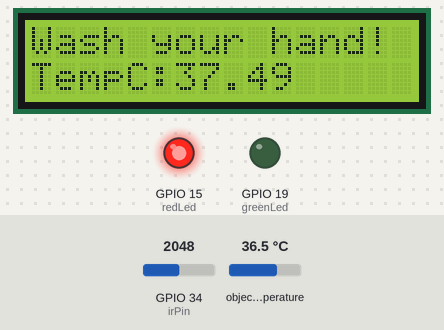
The sketch below on a simulated ESP32. Parts: 16×2 character LCD, output pins drawn as LEDs (lit = HIGH). The test bench sets the inputs (shaded band); at power-on: object temperature 36.5 °C, GPIO 34 (irPin) = 2048. WiFi joins after 1.5 s; servers stay silent unless stated; what the sketch prints to the serial monitor is not drawn.

Above: at 3.1 s.
3.2 s: object temperature set to 20 °C
At 3.7 s:
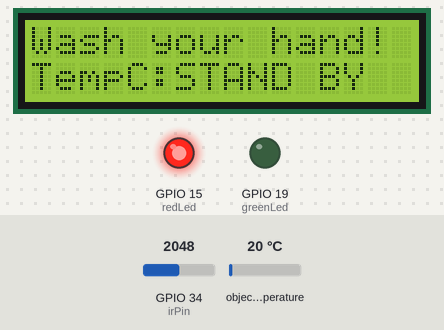
6.2 s: GPIO 34 (irPin) set to 1069
9.2 s: GPIO 34 (irPin) set to 947
10.7 s: object temperature set to 36.1 °C
At 12.2 s:
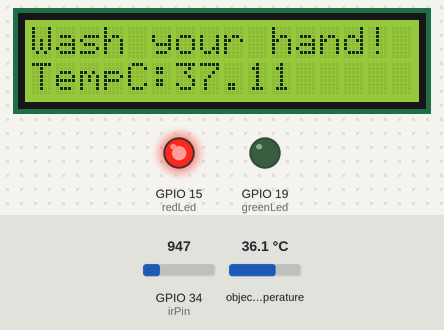
13.7 s: object temperature set to 36.9 °C
At 14.6 s:
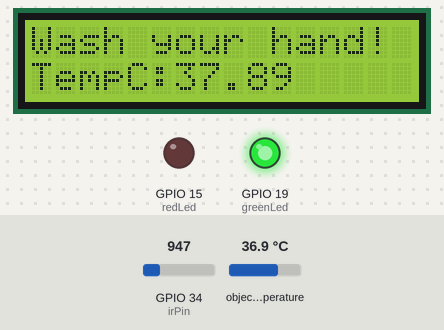
15.2 s: GPIO 34 (irPin) set to 4040
At 15.8 s:
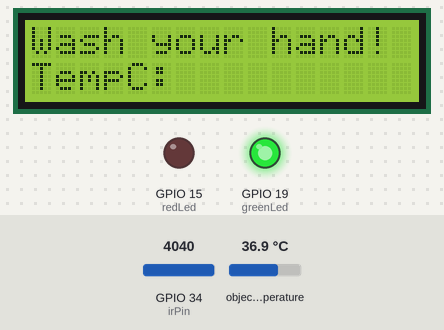
Timing chart, 0 to 17.7 s (numbered marks = the images above; inputs shaded):
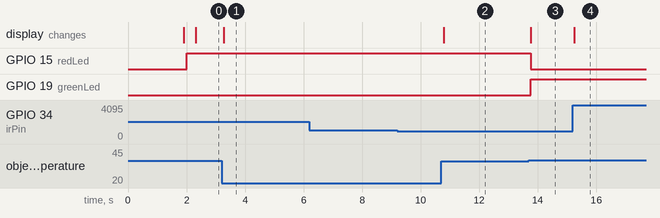

The sketch:

Dispenser.ino
```cpp
// Fill-in information from your Blynk Template here
#define BLYNK_TEMPLATE_ID "TMPL42N-irNO"
#define BLYNK_DEVICE_NAME "ESLproject"

#define BLYNK_FIRMWARE_VERSION        "0.1.0"

#define BLYNK_PRINT Serial
//#define BLYNK_DEBUG

#define APP_DEBUG

// Uncomment your board, or configure a custom board in Settings.h
//#define USE_WROVER_BOARD
//#define USE_TTGO_T7

#include "BlynkEdgent.h"

#include <Wire.h>
#include <Adafruit_MLX90614.h>
Adafruit_MLX90614 mlx = Adafruit_MLX90614();

#include <LiquidCrystal_I2C.h>
LiquidCrystal_I2C lcd(0x27, 16, 2);

#define irPin 34
#define redLed 15
#define greenLed 19
int ir_val=0;
float temp_value = 0;
boolean temp_check = false;

BLYNK_CONNECTED() {
  Blynk.syncAll();
}

void setup()
{
  pinMode(irPin,INPUT);
  pinMode(redLed, OUTPUT);
  pinMode(greenLed, OUTPUT);
  Serial.begin(115200);
  mlx.begin();
  delay(100);

  BlynkEdgent.begin();

  lcd.begin();
  //lcd.noBacklight();   // ปิด backlight
  lcd.backlight();       // เปิด backlight
}

void loop() {
  BlynkEdgent.run();
  sendSensor();
  i2c_display();
  ir_sensor();
  temp_compare();
}

float temp_avg(){
  float temp_in = 0;
  for(int i =0;i<10;i++){
    temp_in += mlx.readObjectTempC();
  }
  return (temp_in / 10.0)+1;
}

void sendSensor(){
  Serial.println("***DEBUG TEMP***");
  Serial.print("Temperature : ");
  Serial.print(mlx.readObjectTempC());
  Serial.println(" Celsius");

  Serial.print("Temperature : ");
  Serial.print(mlx.readObjectTempF());
  Serial.println(" Fahrenheit");

  Serial.print("TemperatureConvert : ");
  Serial.print(((mlx.readObjectTempF())-32)/1.8);
  Serial.println(" Celsius");

  Serial.println();

  if(ir_val == 1){
    temp_value = temp_avg();
    if(temp_value > 33){
      temp_check = true;
      Blynk.virtualWrite(V5, temp_value);
    }
  }
  else{
    Blynk.virtualWrite(V5, 0);
  }
}

void i2c_display(){

  lcd.home();
  lcd.print("Wash your hand!");
  lcd.setCursor(0, 1);
  lcd.print("TempC:           ");
  lcd.setCursor(6, 1);
  if(temp_check){
    lcd.print(temp_value);
    temp_check = false;
  }
  else if(ir_val==1 && !temp_check){
    lcd.setCursor(6, 1);
    lcd.print("STAND BY        ");
  }
}


void ir_sensor(){
 int ir_in = analogRead(irPin);
  if(ir_in >= 4000){
    ir_val = 0;
  }
  else{
    ir_val = 1;
  }
  Serial.print("VIR_in: ");
  Serial.println(ir_in);
  Serial.print("VIR_out: ");
  Serial.println(ir_val);
}

void temp_compare(){
  if(ir_val == 0){
    digitalWrite(redLed, LOW);
    digitalWrite(greenLed, HIGH);
  }
  else{
    if(temp_value <= 37.5){
      digitalWrite(redLed, HIGH);
      digitalWrite(greenLed, LOW);
    }
    else {
      digitalWrite(redLed, LOW);
      digitalWrite(greenLed, HIGH);
    }
  }

}
```

Measured:
- the behaviour switches between 36.5 and 36.6 °C on object temperature (found by bisection; images 2 and 3)
- after the input at 3.2 s, the display: changes after 0.07 s (image 1)
- after the input at 6.2 s, every drawn part: stays the same
- after the input at 9.2 s, every drawn part: stays the same
- after the input at 10.7 s, the display: changes after 0.08 s (image 2)
- after the input at 13.7 s, GPIO 15 (redLed): HIGH → LOW after 0.05 s; GPIO 19 (greenLed): LOW → HIGH after 0.05 s; the display: changes after 0.05 s (image 3)
- after the input at 15.2 s, the display: changes after 0.05 s (image 4)
